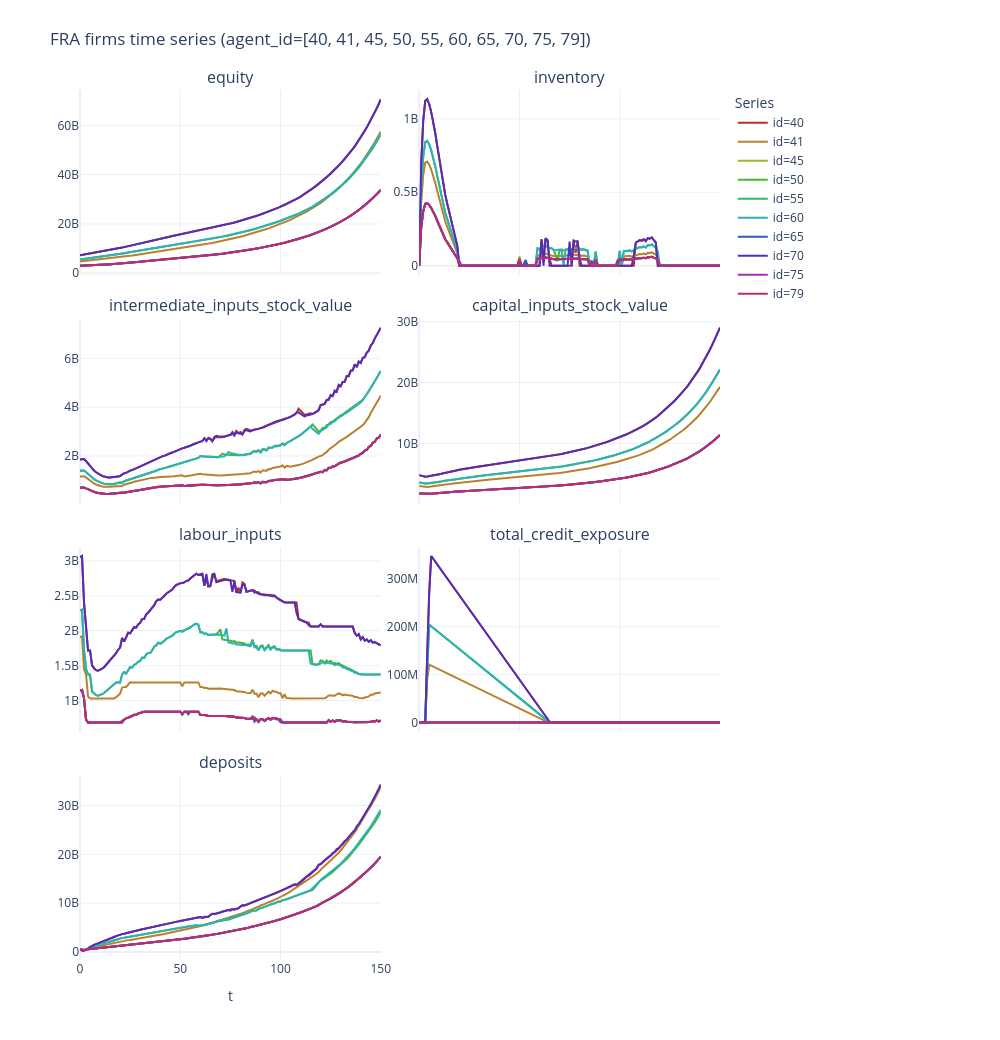

Notebook code for this chart:
### Code cell
from src.visual_helpers import plot_agent_timeseries

agent_id=[40, 41, 45, 50, 55, 60, 65, 70, 75, 79]


fig, info = plot_agent_timeseries(
    model,
    "FRA",
    "firms",
    variables=[
        "equity",
        "inventory",
        "intermediate_inputs_stock_value",
        "capital_inputs_stock_value",
        "labour_inputs",
        "total_credit_exposure",
        "deposits",
    ],
    no_cols=2,
    # condition="equity < 0",
    agent_id=agent_id,
    return_info=True,
    show=False,
    base_height=260,
    base_width=500,
)

fig.show()
# info

### Figure 1 — Plotly figure (JSON) as saved in the notebook; plotly's stock layout.template omitted (floating-point values rounded to 4 significant figures; data arrays with more than 128 entries replaced by an {"elided": "..."} marker saying what was removed)
{"data": [{"line": {"color": "hsl(0, 60%, 45%)", "width": 2}, "mode": "lines", "name": "id=40", "showlegend": true, "type": "scatter", "x": {"elided": "151 int values"}, "xaxis": "x", "y": {"elided": "151 float values"}, "yaxis": "y"}, {"line": {"color": "hsl(36, 60%, 45%)", "width": 2}, "mode": "lines", "name": "id=41", "showlegend": true, "type": "scatter", "x": {"elided": "151 int values"}, "xaxis": "x", "y": {"elided": "151 float values"}, "yaxis": "y"}, {"line": {"color": "hsl(73, 60%, 45%)", "width": 2}, "mode": "lines", "name": "id=45", "showlegend": true, "type": "scatter", "x": {"elided": "151 int values"}, "xaxis": "x", "y": {"elided": "151 float values"}, "yaxis": "y"}, {"line": {"color": "hsl(110, 60%, 45%)", "width": 2}, "mode": "lines", "name": "id=50", "showlegend": true, "type": "scatter", "x": {"elided": "151 int values"}, "xaxis": "x", "y": {"elided": "151 float values"}, "yaxis": "y"}, {"line": {"color": "hsl(146, 60%, 45%)", "width": 2}, "mode": "lines", "name": "id=55", "showlegend": true, "type": "scatter", "x": {"elided": "151 int values"}, "xaxis": "x", "y": {"elided": "151 float values"}, "yaxis": "y"}, {"line": {"color": "hsl(183, 60%, 45%)", "width": 2}, "mode": "lines", "name": "id=60", "showlegend": true, "type": "scatter", "x": {"elided": "151 int values"}, "xaxis": "x", "y": {"elided": "151 float values"}, "yaxis": "y"}, {"line": {"color": "hsl(220, 60%, 45%)", "width": 2}, "mode": "lines", "name": "id=65", "showlegend": true, "type": "scatter", "x": {"elided": "151 int values"}, "xaxis": "x", "y": {"elided": "151 float values"}, "yaxis": "y"}, {"line": {"color": "hsl(256, 60%, 45%)", "width": 2}, "mode": "lines", "name": "id=70", "showlegend": true, "type": "scatter", "x": {"elided": "151 int values"}, "xaxis": "x", "y": {"elided": "151 float values"}, "yaxis": "y"}, {"line": {"color": "hsl(293, 60%, 45%)", "width": 2}, "mode": "lines", "name": "id=75", "showlegend": true, "type": "scatter", "x": {"elided": "151 int values"}, "xaxis": "x", "y": {"elided": "151 float values"}, "yaxis": "y"}, {"line": {"color": "hsl(330, 60%, 45%)", "width": 2}, "mode": "lines", "name": "id=79", "showlegend": true, "type": "scatter", "x": {"elided": "151 int values"}, "xaxis": "x", "y": {"elided": "151 float values"}, "yaxis": "y"}, {"line": {"color": "hsl(0, 60%, 45%)", "width": 2}, "mode": "lines", "name": "id=40", "showlegend": false, "type": "scatter", "x": {"elided": "151 int values"}, "xaxis": "x2", "y": {"elided": "151 float values"}, "yaxis": "y2"}, {"line": {"color": "hsl(36, 60%, 45%)", "width": 2}, "mode": "lines", "name": "id=41", "showlegend": false, "type": "scatter", "x": {"elided": "151 int values"}, "xaxis": "x2", "y": {"elided": "151 float values"}, "yaxis": "y2"}, {"line": {"color": "hsl(73, 60%, 45%)", "width": 2}, "mode": "lines", "name": "id=45", "showlegend": false, "type": "scatter", "x": {"elided": "151 int values"}, "xaxis": "x2", "y": {"elided": "151 float values"}, "yaxis": "y2"}, {"line": {"color": "hsl(110, 60%, 45%)", "width": 2}, "mode": "lines", "name": "id=50", "showlegend": false, "type": "scatter", "x": {"elided": "151 int values"}, "xaxis": "x2", "y": {"elided": "151 float values"}, "yaxis": "y2"}, {"line": {"color": "hsl(146, 60%, 45%)", "width": 2}, "mode": "lines", "name": "id=55", "showlegend": false, "type": "scatter", "x": {"elided": "151 int values"}, "xaxis": "x2", "y": {"elided": "151 float values"}, "yaxis": "y2"}, {"line": {"color": "hsl(183, 60%, 45%)", "width": 2}, "mode": "lines", "name": "id=60", "showlegend": false, "type": "scatter", "x": {"elided": "151 int values"}, "xaxis": "x2", "y": {"elided": "151 float values"}, "yaxis": "y2"}, {"line": {"color": "hsl(220, 60%, 45%)", "width": 2}, "mode": "lines", "name": "id=65", "showlegend": false, "type": "scatter", "x": {"elided": "151 int values"}, "xaxis": "x2", "y": {"elided": "151 float values"}, "yaxis": "y2"}, {"line": {"color": "hsl(256, 60%, 45%)", "width": 2}, "mode": "lines", "name": "id=70", "showlegend": false, "type": "scatter", "x": {"elided": "151 int values"}, "xaxis": "x2", "y": {"elided": "151 float values"}, "yaxis": "y2"}, {"line": {"color": "hsl(293, 60%, 45%)", "width": 2}, "mode": "lines", "name": "id=75", "showlegend": false, "type": "scatter", "x": {"elided": "151 int values"}, "xaxis": "x2", "y": {"elided": "151 float values"}, "yaxis": "y2"}, {"line": {"color": "hsl(330, 60%, 45%)", "width": 2}, "mode": "lines", "name": "id=79", "showlegend": false, "type": "scatter", "x": {"elided": "151 int values"}, "xaxis": "x2", "y": {"elided": "151 float values"}, "yaxis": "y2"}, {"line": {"color": "hsl(0, 60%, 45%)", "width": 2}, "mode": "lines", "name": "id=40", "showlegend": false, "type": "scatter", "x": {"elided": "151 int values"}, "xaxis": "x3", "y": {"elided": "151 float values"}, "yaxis": "y3"}, {"line": {"color": "hsl(36, 60%, 45%)", "width": 2}, "mode": "lines", "name": "id=41", "showlegend": false, "type": "scatter", "x": {"elided": "151 int values"}, "xaxis": "x3", "y": {"elided": "151 float values"}, "yaxis": "y3"}, {"line": {"color": "hsl(73, 60%, 45%)", "width": 2}, "mode": "lines", "name": "id=45", "showlegend": false, "type": "scatter", "x": {"elided": "151 int values"}, "xaxis": "x3", "y": {"elided": "151 float values"}, "yaxis": "y3"}, {"line": {"color": "hsl(110, 60%, 45%)", "width": 2}, "mode": "lines", "name": "id=50", "showlegend": false, "type": "scatter", "x": {"elided": "151 int values"}, "xaxis": "x3", "y": {"elided": "151 float values"}, "yaxis": "y3"}, {"line": {"color": "hsl(146, 60%, 45%)", "width": 2}, "mode": "lines", "name": "id=55", "showlegend": false, "type": "scatter", "x": {"elided": "151 int values"}, "xaxis": "x3", "y": {"elided": "151 float values"}, "yaxis": "y3"}, {"line": {"color": "hsl(183, 60%, 45%)", "width": 2}, "mode": "lines", "name": "id=60", "showlegend": false, "type": "scatter", "x": {"elided": "151 int values"}, "xaxis": "x3", "y": {"elided": "151 float values"}, "yaxis": "y3"}, {"line": {"color": "hsl(220, 60%, 45%)", "width": 2}, "mode": "lines", "name": "id=65", "showlegend": false, "type": "scatter", "x": {"elided": "151 int values"}, "xaxis": "x3", "y": {"elided": "151 float values"}, "yaxis": "y3"}, {"line": {"color": "hsl(256, 60%, 45%)", "width": 2}, "mode": "lines", "name": "id=70", "showlegend": false, "type": "scatter", "x": {"elided": "151 int values"}, "xaxis": "x3", "y": {"elided": "151 float values"}, "yaxis": "y3"}, {"line": {"color": "hsl(293, 60%, 45%)", "width": 2}, "mode": "lines", "name": "id=75", "showlegend": false, "type": "scatter", "x": {"elided": "151 int values"}, "xaxis": "x3", "y": {"elided": "151 float values"}, "yaxis": "y3"}, {"line": {"color": "hsl(330, 60%, 45%)", "width": 2}, "mode": "lines", "name": "id=79", "showlegend": false, "type": "scatter", "x": {"elided": "151 int values"}, "xaxis": "x3", "y": {"elided": "151 float values"}, "yaxis": "y3"}, {"line": {"color": "hsl(0, 60%, 45%)", "width": 2}, "mode": "lines", "name": "id=40", "showlegend": false, "type": "scatter", "x": {"elided": "151 int values"}, "xaxis": "x4", "y": {"elided": "151 float values"}, "yaxis": "y4"}, {"line": {"color": "hsl(36, 60%, 45%)", "width": 2}, "mode": "lines", "name": "id=41", "showlegend": false, "type": "scatter", "x": {"elided": "151 int values"}, "xaxis": "x4", "y": {"elided": "151 float values"}, "yaxis": "y4"}, {"line": {"color": "hsl(73, 60%, 45%)", "width": 2}, "mode": "lines", "name": "id=45", "showlegend": false, "type": "scatter", "x": {"elided": "151 int values"}, "xaxis": "x4", "y": {"elided": "151 float values"}, "yaxis": "y4"}, {"line": {"color": "hsl(110, 60%, 45%)", "width": 2}, "mode": "lines", "name": "id=50", "showlegend": false, "type": "scatter", "x": {"elided": "151 int values"}, "xaxis": "x4", "y": {"elided": "151 float values"}, "yaxis": "y4"}, {"line": {"color": "hsl(146, 60%, 45%)", "width": 2}, "mode": "lines", "name": "id=55", "showlegend": false, "type": "scatter", "x": {"elided": "151 int values"}, "xaxis": "x4", "y": {"elided": "151 float values"}, "yaxis": "y4"}, {"line": {"color": "hsl(183, 60%, 45%)", "width": 2}, "mode": "lines", "name": "id=60", "showlegend": false, "type": "scatter", "x": {"elided": "151 int values"}, "xaxis": "x4", "y": {"elided": "151 float values"}, "yaxis": "y4"}, {"line": {"color": "hsl(220, 60%, 45%)", "width": 2}, "mode": "lines", "name": "id=65", "showlegend": false, "type": "scatter", "x": {"elided": "151 int values"}, "xaxis": "x4", "y": {"elided": "151 float values"}, "yaxis": "y4"}, {"line": {"color": "hsl(256, 60%, 45%)", "width": 2}, "mode": "lines", "name": "id=70", "showlegend": false, "type": "scatter", "x": {"elided": "151 int values"}, "xaxis": "x4", "y": {"elided": "151 float values"}, "yaxis": "y4"}, {"line": {"color": "hsl(293, 60%, 45%)", "width": 2}, "mode": "lines", "name": "id=75", "showlegend": false, "type": "scatter", "x": {"elided": "151 int values"}, "xaxis": "x4", "y": {"elided": "151 float values"}, "yaxis": "y4"}, {"line": {"color": "hsl(330, 60%, 45%)", "width": 2}, "mode": "lines", "name": "id=79", "showlegend": false, "type": "scatter", "x": {"elided": "151 int values"}, "xaxis": "x4", "y": {"elided": "151 float values"}, "yaxis": "y4"}, {"line": {"color": "hsl(0, 60%, 45%)", "width": 2}, "mode": "lines", "name": "id=40", "showlegend": false, "type": "scatter", "x": {"elided": "151 int values"}, "xaxis": "x5", "y": {"elided": "151 float values"}, "yaxis": "y5"}, {"line": {"color": "hsl(36, 60%, 45%)", "width": 2}, "mode": "lines", "name": "id=41", "showlegend": false, "type": "scatter", "x": {"elided": "151 int values"}, "xaxis": "x5", "y": {"elided": "151 float values"}, "yaxis": "y5"}, {"line": {"color": "hsl(73, 60%, 45%)", "width": 2}, "mode": "lines", "name": "id=45", "showlegend": false, "type": "scatter", "x": {"elided": "151 int values"}, "xaxis": "x5", "y": {"elided": "151 float values"}, "yaxis": "y5"}, {"line": {"color": "hsl(110, 60%, 45%)", "width": 2}, "mode": "lines", "name": "id=50", "showlegend": false, "type": "scatter", "x": {"elided": "151 int values"}, "xaxis": "x5", "y": {"elided": "151 float values"}, "yaxis": "y5"}, {"line": {"color": "hsl(146, 60%, 45%)", "width": 2}, "mode": "lines", "name": "id=55", "showlegend": false, "type": "scatter", "x": {"elided": "151 int values"}, "xaxis": "x5", "y": {"elided": "151 float values"}, "yaxis": "y5"}, {"line": {"color": "hsl(183, 60%, 45%)", "width": 2}, "mode": "lines", "name": "id=60", "showlegend": false, "type": "scatter", "x": {"elided": "151 int values"}, "xaxis": "x5", "y": {"elided": "151 float values"}, "yaxis": "y5"}, {"line": {"color": "hsl(220, 60%, 45%)", "width": 2}, "mode": "lines", "name": "id=65", "showlegend": false, "type": "scatter", "x": {"elided": "151 int values"}, "xaxis": "x5", "y": {"elided": "151 float values"}, "yaxis": "y5"}, {"line": {"color": "hsl(256, 60%, 45%)", "width": 2}, "mode": "lines", "name": "id=70", "showlegend": false, "type": "scatter", "x": {"elided": "151 int values"}, "xaxis": "x5", "y": {"elided": "151 float values"}, "yaxis": "y5"}, {"line": {"color": "hsl(293, 60%, 45%)", "width": 2}, "mode": "lines", "name": "id=75", "showlegend": false, "type": "scatter", "x": {"elided": "151 int values"}, "xaxis": "x5", "y": {"elided": "151 float values"}, "yaxis": "y5"}, {"line": {"color": "hsl(330, 60%, 45%)", "width": 2}, "mode": "lines", "name": "id=79", "showlegend": false, "type": "scatter", "x": {"elided": "151 int values"}, "xaxis": "x5", "y": {"elided": "151 float values"}, "yaxis": "y5"}, {"line": {"color": "hsl(0, 60%, 45%)", "width": 2}, "mode": "lines", "name": "id=40", "showlegend": false, "type": "scatter", "x": {"elided": "151 int values"}, "xaxis": "x6", "y": {"elided": "151 float values"}, "yaxis": "y6"}, {"line": {"color": "hsl(36, 60%, 45%)", "width": 2}, "mode": "lines", "name": "id=41", "showlegend": false, "type": "scatter", "x": {"elided": "151 int values"}, "xaxis": "x6", "y": {"elided": "151 float values"}, "yaxis": "y6"}, {"line": {"color": "hsl(73, 60%, 45%)", "width": 2}, "mode": "lines", "name": "id=45", "showlegend": false, "type": "scatter", "x": {"elided": "151 int values"}, "xaxis": "x6", "y": {"elided": "151 int values"}, "yaxis": "y6"}, {"line": {"color": "hsl(110, 60%, 45%)", "width": 2}, "mode": "lines", "name": "id=50", "showlegend": false, "type": "scatter", "x": {"elided": "151 int values"}, "xaxis": "x6", "y": {"elided": "151 float values"}, "yaxis": "y6"}, {"line": {"color": "hsl(146, 60%, 45%)", "width": 2}, "mode": "lines", "name": "id=55", "showlegend": false, "type": "scatter", "x": {"elided": "151 int values"}, "xaxis": "x6", "y": {"elided": "151 int values"}, "yaxis": "y6"}, {"line": {"color": "hsl(183, 60%, 45%)", "width": 2}, "mode": "lines", "name": "id=60", "showlegend": false, "type": "scatter", "x": {"elided": "151 int values"}, "xaxis": "x6", "y": {"elided": "151 float values"}, "yaxis": "y6"}, {"line": {"color": "hsl(220, 60%, 45%)", "width": 2}, "mode": "lines", "name": "id=65", "showlegend": false, "type": "scatter", "x": {"elided": "151 int values"}, "xaxis": "x6", "y": {"elided": "151 int values"}, "yaxis": "y6"}, {"line": {"color": "hsl(256, 60%, 45%)", "width": 2}, "mode": "lines", "name": "id=70", "showlegend": false, "type": "scatter", "x": {"elided": "151 int values"}, "xaxis": "x6", "y": {"elided": "151 float values"}, "yaxis": "y6"}, {"line": {"color": "hsl(293, 60%, 45%)", "width": 2}, "mode": "lines", "name": "id=75", "showlegend": false, "type": "scatter", "x": {"elided": "151 int values"}, "xaxis": "x6", "y": {"elided": "151 int values"}, "yaxis": "y6"}, {"line": {"color": "hsl(330, 60%, 45%)", "width": 2}, "mode": "lines", "name": "id=79", "showlegend": false, "type": "scatter", "x": {"elided": "151 int values"}, "xaxis": "x6", "y": {"elided": "151 int values"}, "yaxis": "y6"}, {"line": {"color": "hsl(0, 60%, 45%)", "width": 2}, "mode": "lines", "name": "id=40", "showlegend": false, "type": "scatter", "x": {"elided": "151 int values"}, "xaxis": "x7", "y": {"elided": "151 float values"}, "yaxis": "y7"}, {"line": {"color": "hsl(36, 60%, 45%)", "width": 2}, "mode": "lines", "name": "id=41", "showlegend": false, "type": "scatter", "x": {"elided": "151 int values"}, "xaxis": "x7", "y": {"elided": "151 float values"}, "yaxis": "y7"}, {"line": {"color": "hsl(73, 60%, 45%)", "width": 2}, "mode": "lines", "name": "id=45", "showlegend": false, "type": "scatter", "x": {"elided": "151 int values"}, "xaxis": "x7", "y": {"elided": "151 float values"}, "yaxis": "y7"}, {"line": {"color": "hsl(110, 60%, 45%)", "width": 2}, "mode": "lines", "name": "id=50", "showlegend": false, "type": "scatter", "x": {"elided": "151 int values"}, "xaxis": "x7", "y": {"elided": "151 float values"}, "yaxis": "y7"}, {"line": {"color": "hsl(146, 60%, 45%)", "width": 2}, "mode": "lines", "name": "id=55", "showlegend": false, "type": "scatter", "x": {"elided": "151 int values"}, "xaxis": "x7", "y": {"elided": "151 float values"}, "yaxis": "y7"}, {"line": {"color": "hsl(183, 60%, 45%)", "width": 2}, "mode": "lines", "name": "id=60", "showlegend": false, "type": "scatter", "x": {"elided": "151 int values"}, "xaxis": "x7", "y": {"elided": "151 float values"}, "yaxis": "y7"}, {"line": {"color": "hsl(220, 60%, 45%)", "width": 2}, "mode": "lines", "name": "id=65", "showlegend": false, "type": "scatter", "x": {"elided": "151 int values"}, "xaxis": "x7", "y": {"elided": "151 float values"}, "yaxis": "y7"}, {"line": {"color": "hsl(256, 60%, 45%)", "width": 2}, "mode": "lines", "name": "id=70", "showlegend": false, "type": "scatter", "x": {"elided": "151 int values"}, "xaxis": "x7", "y": {"elided": "151 float values"}, "yaxis": "y7"}, {"line": {"color": "hsl(293, 60%, 45%)", "width": 2}, "mode": "lines", "name": "id=75", "showlegend": false, "type": "scatter", "x": {"elided": "151 int values"}, "xaxis": "x7", "y": {"elided": "151 float values"}, "yaxis": "y7"}, {"line": {"color": "hsl(330, 60%, 45%)", "width": 2}, "mode": "lines", "name": "id=79", "showlegend": false, "type": "scatter", "x": {"elided": "151 int values"}, "xaxis": "x7", "y": {"elided": "151 float values"}, "yaxis": "y7"}], "layout": {"annotations": [{"font": {"size": 16}, "showarrow": false, "text": "equity", "x": 0.235, "xanchor": "center", "xref": "paper", "y": 1, "yanchor": "bottom", "yref": "paper"}, {"font": {"size": 16}, "showarrow": false, "text": "inventory", "x": 0.765, "xanchor": "center", "xref": "paper", "y": 1, "yanchor": "bottom", "yref": "paper"}, {"font": {"size": 16}, "showarrow": false, "text": "intermediate_inputs_stock_value", "x": 0.235, "xanchor": "center", "xref": "paper", "y": 0.7375, "yanchor": "bottom", "yref": "paper"}, {"font": {"size": 16}, "showarrow": false, "text": "capital_inputs_stock_value", "x": 0.765, "xanchor": "center", "xref": "paper", "y": 0.7375, "yanchor": "bottom", "yref": "paper"}, {"font": {"size": 16}, "showarrow": false, "text": "labour_inputs", "x": 0.235, "xanchor": "center", "xref": "paper", "y": 0.475, "yanchor": "bottom", "yref": "paper"}, {"font": {"size": 16}, "showarrow": false, "text": "total_credit_exposure", "x": 0.765, "xanchor": "center", "xref": "paper", "y": 0.475, "yanchor": "bottom", "yref": "paper"}, {"font": {"size": 16}, "showarrow": false, "text": "deposits", "x": 0.235, "xanchor": "center", "xref": "paper", "y": 0.2125, "yanchor": "bottom", "yref": "paper"}], "height": 1040, "hovermode": "x unified", "legend": {"orientation": "v", "title": {"text": "Series"}, "x": 1.02, "xanchor": "left", "y": 1, "yanchor": "top"}, "margin": {"r": 280, "t": 90}, "title": {"text": "FRA firms time series (agent_id=[40, 41, 45, 50, 55, 60, 65, 70, 75, 79])"}, "width": 1000, "xaxis": {"anchor": "y", "domain": [0, 0.47], "matches": "x7", "showticklabels": false}, "xaxis2": {"anchor": "y2", "domain": [0.53, 1], "matches": "x8", "showticklabels": false}, "xaxis3": {"anchor": "y3", "domain": [0, 0.47], "matches": "x7", "showticklabels": false}, "xaxis4": {"anchor": "y4", "domain": [0.53, 1], "matches": "x8", "showticklabels": false}, "xaxis5": {"anchor": "y5", "domain": [0, 0.47], "matches": "x7", "showticklabels": false}, "xaxis6": {"anchor": "y6", "domain": [0.53, 1], "matches": "x8", "showticklabels": false}, "xaxis7": {"anchor": "y7", "domain": [0, 0.47], "title": {"text": "t"}}, "xaxis8": {"anchor": "y8", "domain": [0.53, 1], "title": {"text": "t"}}, "yaxis": {"anchor": "x", "domain": [0.7875, 1]}, "yaxis2": {"anchor": "x2", "domain": [0.7875, 1]}, "yaxis3": {"anchor": "x3", "domain": [0.525, 0.7375]}, "yaxis4": {"anchor": "x4", "domain": [0.525, 0.7375]}, "yaxis5": {"anchor": "x5", "domain": [0.2625, 0.475]}, "yaxis6": {"anchor": "x6", "domain": [0.2625, 0.475]}, "yaxis7": {"anchor": "x7", "domain": [0, 0.2125]}, "yaxis8": {"anchor": "x8", "domain": [0, 0.2125]}}}
